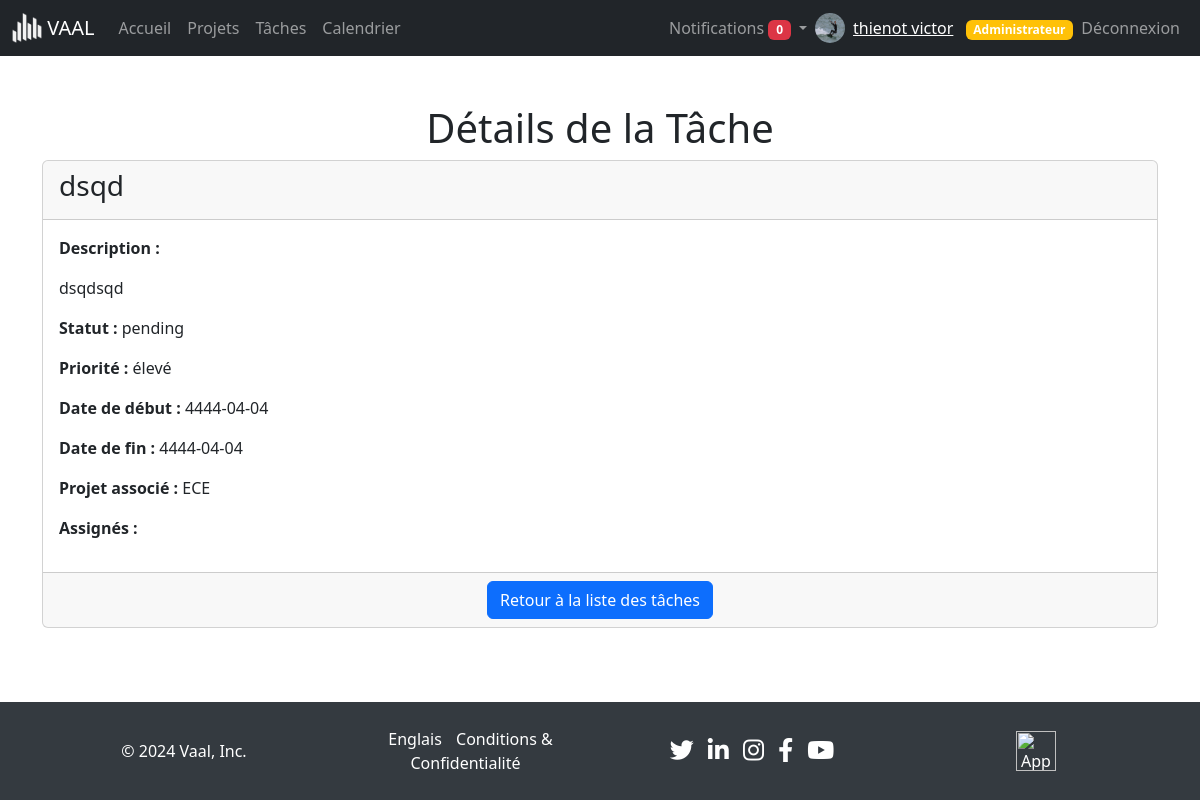
The page /views/tasks/details.php?task_id=1 (signed in) on the database its author committed.
### tables this page shows
CREATE TABLE `users` (
  `id` int(11) NOT NULL,
  `profile` varchar(255) NOT NULL,
  `nom` varchar(50) NOT NULL,
  `prenom` varchar(255) NOT NULL,
  `email` varchar(100) NOT NULL,
  `password` varchar(255) NOT NULL,
  `role` enum('member','manager','admin') DEFAULT 'member',
  `activation` enum('oui','non') NOT NULL DEFAULT 'non'
);

CREATE TABLE `tasks` (
  `id` int(11) NOT NULL,
  `title` varchar(100) NOT NULL,
  `description` text DEFAULT NULL,
  `status` enum('pending','in_progress','completed') NOT NULL DEFAULT 'pending',
  `start_date` date DEFAULT NULL,
  `end_date` date DEFAULT NULL,
  `project_id` int(11) DEFAULT NULL,
  `assignee_id` varchar(255) DEFAULT NULL,
  `priority` enum('faible','modéré','élevé') NOT NULL DEFAULT 'modéré'
);

CREATE TABLE `projects` (
  `id` int(11) NOT NULL,
  `title` varchar(100) NOT NULL,
  `description` text DEFAULT NULL,
  `start_date` date DEFAULT NULL,
  `end_date` date DEFAULT NULL,
  `budget` decimal(10,2) DEFAULT NULL,
  `manager_id` int(11) DEFAULT NULL,
  `color` varchar(7) NOT NULL DEFAULT '#FFFFFF',
  `cahier_charge` varchar(255) DEFAULT NULL,
  `user_team_id` int(11) DEFAULT NULL
);

### views/tasks/details.php (the view, shortened to what this page needs)
<?php
include '../../includes/connect.php';
include '../../includes/navbar.php';
$task_id = isset($_GET['task_id']) ? intval($_GET['task_id']) : null;
try {
    $taskStmt = $pdo->prepare("
        SELECT Tasks.*, Projects.title AS project_title
        FROM Tasks
        LEFT JOIN Projects ON Tasks.project_id = Projects.id
        WHERE Tasks.id = ?
    ");
    $taskStmt->execute([$task_id]);
    $task = $taskStmt->fetch();
} catch (PDOException $e) {
    echo "Erreur : " . $e->getMessage();
    exit;
}
?>
<!DOCTYPE html>
<html lang="fr">
<head>
    <link href="https://cdn.jsdelivr.net/npm/bootstrap@5.3.3/dist/css/bootstrap.min.css" rel="stylesheet">
    <link href="https://cdn.jsdelivr.net/npm/bootstrap-icons/font/bootstrap-icons.css" rel="stylesheet">
    <link href="../../assets/css/style.css" rel="stylesheet">
</head>
<body>
<div class="container mt-5">
    <h1 class="text-center">Détails de la Tâche</h1>
    <div class="card">
        <div class="card-header">
            <h3><?php echo htmlspecialchars($task['title']); ?></h3>
        </div>
        <div class="card-body">
            <p><strong>Description :</strong></p>
            <p><?php echo nl2br(htmlspecialchars($task['description'])); ?></p>
            <p><strong>Statut :</strong> <?php echo htmlspecialchars($task['status']); ?></p>
            <p><strong>Priorité :</strong> <?php echo htmlspecialchars($task['priority']); ?></p>
            <p><strong>Date de début :</strong> <?php echo htmlspecialchars($task['start_date']); ?></p>
            <p><strong>Date de fin :</strong> <?php echo htmlspecialchars($task['end_date']); ?></p>
            <p><strong>Projet associé :</strong> <?php echo htmlspecialchars($task['project_title']); ?></p>
            <p><strong>Assignés :</strong></p>
        </div>
        <div class="card-footer text-center">
            <a href="view.php" class="btn btn-primary">Retour à la liste des tâches</a>
        </div>
    </div>
</div>
<?php include '../../includes/footer.php'; ?>
</body>
</html>

### includes/navbar.php (shortened to what this page needs)
<?php
include $_SERVER['DOCUMENT_ROOT'].'/Project-Management-App/includes/connect.php';
$user_id = $_SESSION['user_id'];
$stmt = $pdo->prepare("SELECT * FROM users WHERE id = ?");
$stmt->execute([$user_id]);
$user = $stmt->fetch(PDO::FETCH_ASSOC);
$notificationsStmt = $pdo->prepare("SELECT * FROM notifications WHERE user_id = ? AND is_read = 0 ORDER BY created_at DESC");
$notificationsStmt->execute([$user_id]);
$notifications = $notificationsStmt->fetchAll();
$notificationCount = count($notifications);
$user_name = htmlspecialchars($user['nom'] . ' ' . $user['prenom']);
$profile_image = !empty($user['profile']) ? $user['profile'] : 'assets/images/default-profile.png';
$user_role = $user['role'];
?>
<nav class="navbar navbar-expand-lg navbar-dark bg-dark">
    <div class="container-fluid">
        <a class="navbar-brand" href="/Project-Management-App/index.php">
            <img src="/Project-Management-App/assets/images/logo_white.png" alt="Logo" width="30" height="30" class="d-inline-block align-top">
            VAAL
        </a>
        <div class="collapse navbar-collapse" id="navbarNav">
            <ul class="navbar-nav me-auto mb-2 mb-lg-0">
                <li class="nav-item">
                    <a class="nav-link" href="/Project-Management-App/dashboard.php">Accueil</a>
                </li>
                <li class="nav-item">
                    <a class="nav-link" href="/Project-Management-App/views/projects/view.php">Projets</a>
                </li>
                <li class="nav-item">
                    <a class="nav-link" href="/Project-Management-App/views/tasks/view.php">Tâches</a>
                </li>
                <li class="nav-item">
                    <a class="nav-link" href="/Project-Management-App/views/calendar/view.php">Calendrier</a>
                </li>
            </ul>
            <ul class="navbar-nav ms-auto mb-2 mb-lg-0 align-items-center">
                <li class="nav-item dropdown">
                    <a class="nav-link dropdown-toggle" href="#" id="notificationsDropdown" role="button" data-bs-toggle="dropdown" aria-expanded="false">
                        Notifications <span class="badge bg-danger"><?php echo $notificationCount; ?></span>
                    </a>
                </li>
                <li class="nav-item d-flex align-items-center">
                    <img src="/Project-Management-App/<?php echo htmlspecialchars($profile_image); ?>" alt="Profile Image" width="30" height="30" class="rounded-circle me-2">
                    <span class="navbar-text">
                        <a href="/Project-Management-App/views/auth/profile.php"><?php echo $user_name; ?></a>
                        <?php if ($user_role === 'admin'): ?>
                            <span class="badge bg-warning text-dark ms-2"><a href="/Project-Management-App/dashboard_admin.php" style="text-decoration: none;">Administrateur</a></span>
                        <?php endif; ?>
                    </span>
                </li>
                <li class="nav-item">
                    <a class="nav-link" href="/Project-Management-App/includes/logout.php">Déconnexion</a>
                </li>
            </ul>
        </div>
    </div>
</nav>

### includes/footer.php (style rules this page uses)
body { display: flex; flex-direction: column; min-height: 100vh; margin: 0; }

### rows shown on the page
users: profile (picture), user_name "thienot victor"
tasks: title "dsqd", description "dsqdsqd", status "pending", priority "élevé", start_date "4444-04-04", end_date "4444-04-04", project.title "ECE"

### other values the page prints
$notificationCount "0"
